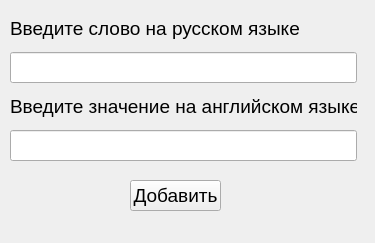
<?xml version="1.0" encoding="UTF-8"?>
<ui version="4.0">
 <class>AddWordsWindow</class>
 <widget class="QMainWindow" name="AddWordsWindow">
  <property name="geometry">
   <rect>
    <x>0</x>
    <y>0</y>
    <width>375</width>
    <height>243</height>
   </rect>
  </property>
  <property name="windowTitle">
   <string>MainWindow</string>
  </property>
  <widget class="QWidget" name="centralwidget">
   <widget class="QWidget" name="verticalLayoutWidget">
    <property name="geometry">
     <rect>
      <x>10</x>
      <y>10</y>
      <width>347</width>
      <height>151</height>
     </rect>
    </property>
    <layout class="QVBoxLayout" name="verticalLayout">
     <item>
      <widget class="QLabel" name="label">
       <property name="font">
        <font>
         <pointsize>14</pointsize>
        </font>
       </property>
       <property name="text">
        <string>Введите слово на русском языке</string>
       </property>
      </widget>
     </item>
     <item>
      <widget class="QLineEdit" name="EditRus">
       <property name="font">
        <font>
         <pointsize>14</pointsize>
        </font>
       </property>
       <property name="text">
        <string/>
       </property>
      </widget>
     </item>
     <item>
      <widget class="QLabel" name="label_2">
       <property name="font">
        <font>
         <pointsize>14</pointsize>
        </font>
       </property>
       <property name="text">
        <string>Введите значение на английском языке</string>
       </property>
      </widget>
     </item>
     <item>
      <widget class="QLineEdit" name="EditEng">
       <property name="font">
        <font>
         <pointsize>14</pointsize>
        </font>
       </property>
       <property name="text">
        <string/>
       </property>
      </widget>
     </item>
    </layout>
   </widget>
   <widget class="QPushButton" name="pushButton">
    <property name="geometry">
     <rect>
      <x>130</x>
      <y>180</y>
      <width>91</width>
      <height>31</height>
     </rect>
    </property>
    <property name="font">
     <font>
      <pointsize>14</pointsize>
     </font>
    </property>
    <property name="text">
     <string>Добавить</string>
    </property>
   </widget>
  </widget>
 </widget>
 <resources/>
 <connections/>
</ui>
